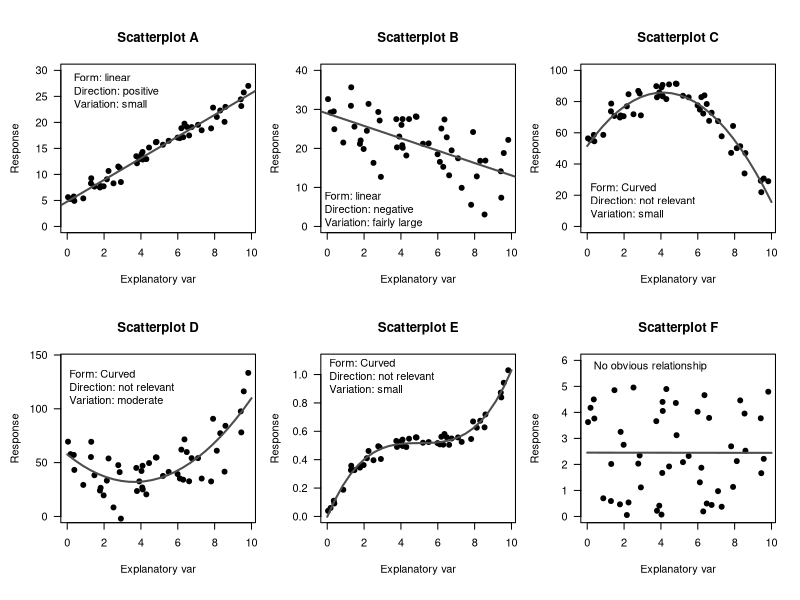

Source code (R):
## ---- chunk 1
par( mfrow = c(2, 3),
     omi = c(0, 0, 0, 0) + 0.1) # OUTSIDE margins


plot.colour <- grey(0.3)
 
set.seed(2300)
x <- runif(50, 
           min = 0, 
           max = 10)
y <- (2 * x) + 5 + rnorm( length(x), 0, 1)

par(  mar = c(5, 3.75, 4, 1) + 0.1) # DEFAULT: c(5, 4, 4, 2) + 0.1.
plot( y ~ x,
      pch = 19,
      las = 1,
      ylim = c(0, 30),
      xlab = "Explanatory var",
      ylab = "Response",
      main = "Scatterplot A"
)
abline( coef(lm( y ~ x )), 
        lwd = 2, 
       col = plot.colour)

text(0, 25, 
     pos = 4,
     "Form: linear\nDirection: positive\nVariation: small")

########

set.seed(2300)
x <- runif(50,
           min = 0, 
           max = 10)
y <- (-2 * x) + 5 + rnorm( length(x), 0, 5) + 25

par(  mar = c(5, 3.75, 4, 1) + 0.1) # DEFAULT: c(5, 4, 4, 2) + 0.1.
plot( y ~ x,
      pch = 19,
      las = 1,
      ylim = c(0, 40),
      xlab = "Explanatory var",
      ylab = "Response",
      main = "Scatterplot B"
)
abline( coef(lm( y ~ x )), 
        lwd = 2, 
       col = plot.colour)

text(-0.5, 3, 
     pos = 4,
     "Form: linear\nDirection: negative\nVariation: fairly large")


########

set.seed(2300)
x <- runif(50, 
           min = 0, 
           max = 10)
y <- -2 * (x - 4)^2 + 5 + rnorm( length(x), 0, 5) + 80

par(  mar = c(5, 3.75, 4, 1) + 0.1) # DEFAULT: c(5, 4, 4, 2) + 0.1.

plot( y ~ x,
      pch = 19,
      las = 1,
      ylim = c(0, 100),
      xlab = "Explanatory var",
      ylab = "Response",
      main = "Scatterplot C"
)
mod.curve <- lm( y ~ poly(x, 2) )

xnew <- seq(0, 10, 
            length = 25)
newdata <- data.frame(x = xnew)
ynew <- predict( mod.curve, 
                 newdata = newdata)

lines( ynew ~ xnew, 
       lwd = 2, 
       col = plot.colour)

text(-0.2, 13, 
     pos = 4,
     "Form: Curved\nDirection: not relevant\nVariation: small")


########

set.seed(2300)
x <- runif(50, 
           min = 0, 
           max = 10)
y <- 2 * (x - 4)^2 + 5 + rnorm( length(x), 0, 15) + 25

par(  mar = c(5, 3.75, 4, 1) + 0.1) # DEFAULT: c(5, 4, 4, 2) + 0.1.

plot( y ~ x,
      pch = 19,
      las = 1,
      ylim = c(0, 145),
      xlab = "Explanatory var",
      ylab = "Response",
      main = "Scatterplot D"
)
mod.curve <- lm( y ~ poly(x, 2) )

xnew <- seq(0, 10, 
            length = 25)
newdata <- data.frame(x = xnew)
ynew <- predict( mod.curve, 
                 newdata = newdata)

lines( ynew ~ xnew, 
       lwd = 2, 
       col = plot.colour)

text(-0.25, 115, 
     pos = 4,
     "Form: Curved\nDirection: not relevant\nVariation: moderate")

########

set.seed(2300)
x <- runif(50, 
           min = 0, 
           max = 10) 
y <- 2 * (x - 5)^3 + 5 + rnorm( length(x), 0, 15) + 250
y <- y/500

par(  mar = c(5, 3.75, 4, 1) + 0.1) # DEFAULT: c(5, 4, 4, 2) + 0.1.

plot( y ~ x,
      pch = 19,
      las = 1,
      ylim = c(0, 1.1),
      xlab = "Explanatory var",
      ylab = "Response",
      main = "Scatterplot E"
)
mod.curve <- lm( y ~ poly(x, 3) )

xnew <- seq(0, 10, 
            length = 25)
newdata <- data.frame(x = xnew)
ynew <- predict( mod.curve, 
                 newdata = newdata)

lines( ynew ~ xnew, 
       lwd = 2, 
       col = plot.colour)

text(-0.25, 0.95, 
     pos = 4,
     "Form: Curved\nDirection: not relevant\nVariation: small")



set.seed(2300)
x <- runif(50, 
           min = 0, 
           max = 10) 
y <- runif(50, 
           min = 0, 
           max = 5)

par(  mar = c(5, 3.75, 4, 1) + 0.1) # DEFAULT: c(5, 4, 4, 2) + 0.1.

plot( y ~ x,
      pch = 19,
      las = 1,
      ylim = c(0, 6),
      xlab = "Explanatory var",
      ylab = "Response",
      main = "Scatterplot F"
)
mod.curve <- lm( y ~ poly(x, 1) )

xnew <- seq(0, 10, 
            length = 25)
newdata <- data.frame(x = xnew)
ynew <- predict( mod.curve, 
                 newdata = newdata)

lines( ynew ~ xnew, 
       lwd = 2, 
       col = plot.colour)

text(0, 5.75, 
     "No obvious relationship", 
     pos = 4)
